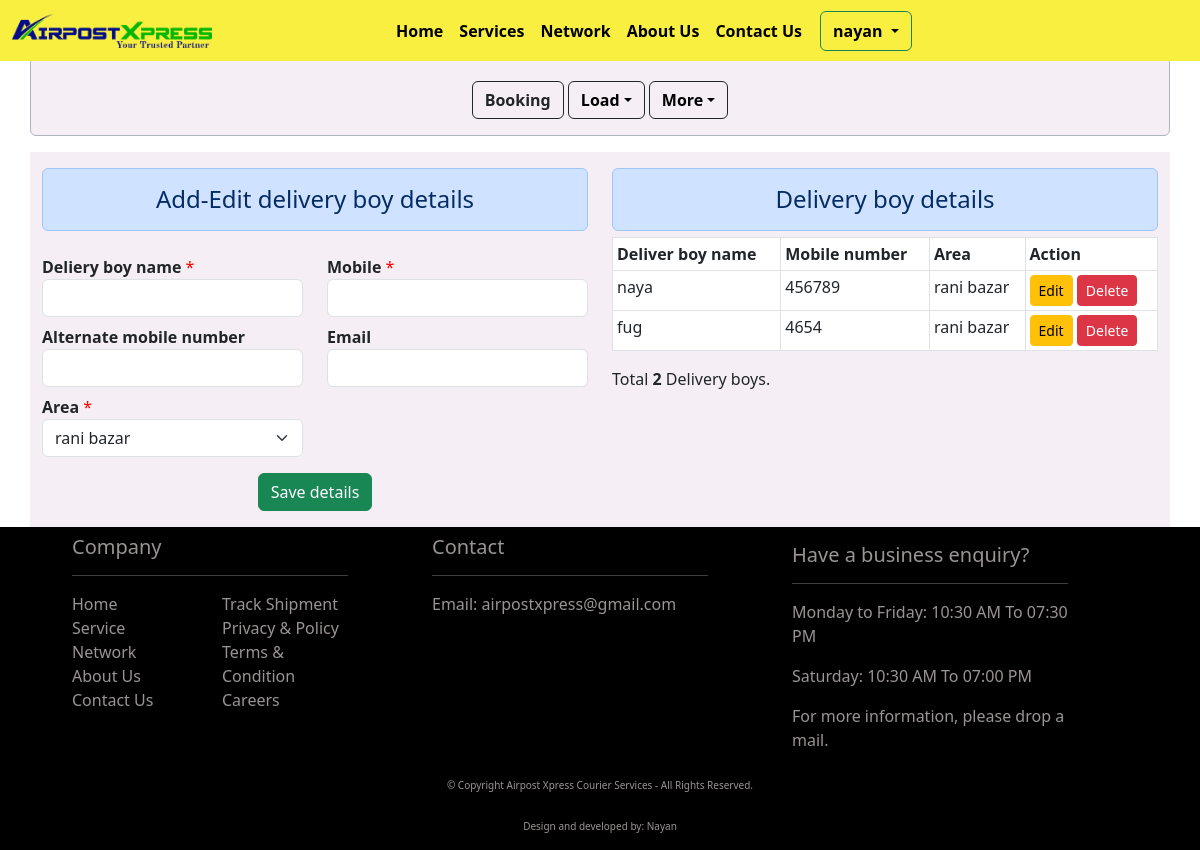
Page /delivery_boy_master (signed in) on the earlier database version.
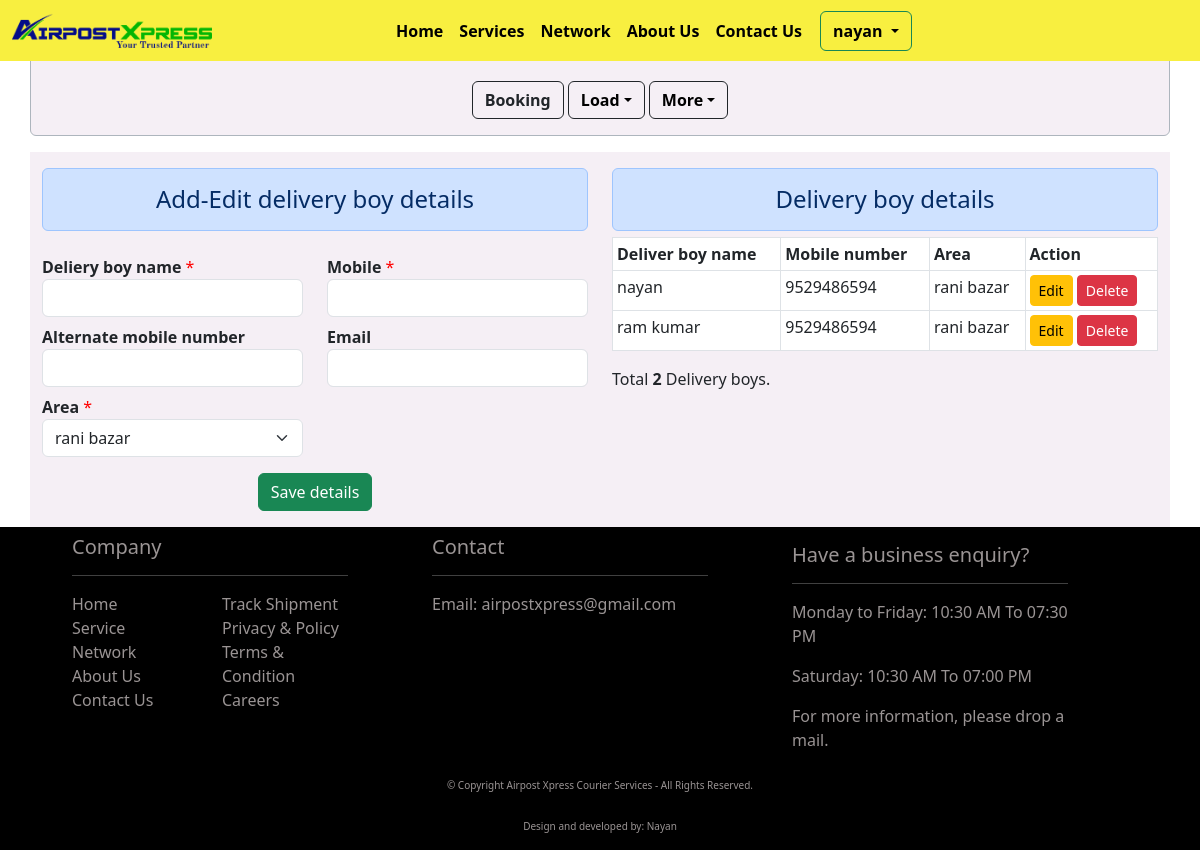
Same page on the later database version.
### api/models.py (models this page shows, shortened)
class DeliveryBoyMaster(models.Model):
    delivery_boy_name = models.CharField(max_length=256, blank=False, null=True)
    mobile_number = models.CharField(max_length=15, blank=False, null=False)
    alternate_number = models.CharField(max_length=15, blank=True, null=True)
    email = models.CharField(max_length=50, blank=True, null=True)
    area_name = models.ForeignKey(AreaMaster, on_delete=models.CASCADE ,blank=False, null=True, related_name="area_names")
    user = models.ForeignKey(User, on_delete=models.CASCADE, blank=False, null=True, related_name="user_detail")
    created_at = models.DateTimeField(auto_now_add=True, null=True)
    class Meta:
        verbose_name_plural = "Delivery Boy Details"

### api/views.py (the view)
# urls.py: path(r"delivery_boy_master", delivery_boy_master, name="delivery_boy_master"),
@login_required(login_url="login_auth")
def delivery_boy_master(request):
    area_details = AreaMaster.objects.filter(user=request.user).values("id", "area_name", "pincode__pincode")
    delivery_boys = DeliveryBoyMaster.objects.filter(user=request.user).values("id", "delivery_boy_name", "mobile_number", "area_name__area_name")
    total_boys = len(delivery_boys)
    context={"area_details": area_details, "total_boys": total_boys, "delivery_boys": delivery_boys}
    return render(request, "delivery_boy_master.html", context)

### api/templates/delivery_boy_master.html (shortened to what this page needs)
{% extends 'base.html' %}{% load static %}{% block title %}Party master {% endblock title %}{% block content %}
<div class="container back_color">
    <div class="row">
        <div class="col-md-6 mt-3 border-dark">
            <h4 class="alert alert-primary text-center">Add-Edit delivery boy details</h4>
            <form action="{% url 'save_delivery_boy_details' %}" method="post">
                <div class="row">
                    <div class="col-md-6 mt-2">
                        <label for="delivery_boy_name"><b>Deliery boy name</b>
                            <span class="red_color">*</span>
                        </label>
                        <input type="text" id="delivery_boy_name" name="delivery_boy_name" class="form-control" required/>
                    </div>
                    <div class="col-md-6 mt-2">
                        <label for="mobile_number"><b>Mobile</b>
                            <span class="red_color">*</span>
                        </label>
                        <input type="number" id="mobile_number" name="mobile_number" class="form-control" required/>
                    </div>
                </div>
                <div class="row">
                    <div class="col-md-6 mt-2">
                        <label for="alternate_number"><b>Alternate mobile number</b>
                        </label>
                        <input type="number" id="alternate_number" name="alternate_number" class="form-control" />
                    </div>
                    <div class="col-md-6 mt-2">
                        <label for="email"><b>Email</b>
                        </label>
                        <input type="email" id="email" name="email" class="form-control" />
                    </div>
                </div>
                <div class="row">
                    <div class="col-md-6 mt-2">
                        <label for="area"><b>Area</b>
                            <span class="red_color">*</span>
                        </label>
                        <select class="form-select" name="area" id="area" aria-label="Default select example" required>
                            {% for area in area_details %}
                            <option value="{{ area.id }}">{{ area.area_name }}</option>
                            {% endfor %}
                        </select>
                    </div>
                </div>
                <div class="row">
                    <div class="col-12 text-center mt-3 mb-3">
                        <button type="submit" class="btn btn-success">Save details</button>
                    </div>
                </div>
            </form>
        </div>
        <div class="col-md-6 mt-3">
            <h4 class="alert alert-primary text-center" tabindex="0">Delivery boy details</h4>
            <div class="table-responsive">
                <table class="table table-hover table-bordered table-sm booked_data">
                    <thead>
                        <tr>
                            <th scope="col">Deliver boy name</th>
                            <th scope="col">Mobile number</th>
                            <th scope="col">Area</th>
                            <th scope="col">Action</th>
                        </tr>
                    </thead>
                    <tbody id="tbody">
                        {% for boys in delivery_boys %}
                        <tr>
                            <td>{{ boys.delivery_boy_name }}</td>
                            <td>{{ boys.mobile_number }}</td>
                            <td>{{ boys.area_name__area_name }}</td>
                            <td>
                                <input type="button" class="btn btn-warning btn-sm edit-btn" id="edit_party" value="Edit" data-sid="{{ boys.id }}">
                                <input type="button" class="btn btn-danger btn-sm del-btn" id="delete_party" value="Delete" data-sid="{{ boys.id }}">
                            </td>
                        </tr>
                        {% endfor %}
                    </tbody>
                </table>
            </div>
            <div class="text-start">
                <p id="total_parties">Total <b>{{ total_boys }}</b> Delivery boys.</p>
            </div>
        </div>
    </div>
</div>
{% include 'delivery_boy_ajax.html' %} {% endblock content %}

### api/templates/base.html (shortened to what this page needs)
<!DOCTYPE html>
<html lang="en">
<head>
    <meta name="viewport" content="width=device-width, initial-scale=1.0"> {% load static %}
    <link rel="stylesheet" href="{% static 'css\\index.css' %}">
    <link rel="stylesheet" href="{% static 'css\\tracking.css' %}">
    <link rel="stylesheet" href="{% static 'css\\dashboard.css' %}">
    <link href="https://cdn.jsdelivr.net/npm/bootstrap@5.3.0-alpha1/dist/css/bootstrap.min.css" rel="stylesheet">
    <link rel="stylesheet" href="https://cdnjs.cloudflare.com/ajax/libs/bootstrap-datepicker/1.9.0/css/bootstrap-datepicker.min.css" />
    <link rel="stylesheet" href="https://cdn.jsdelivr.net/npm/bootstrap-icons@1.10.3/font/bootstrap-icons.css">
</head>
<body>
    <nav class="navbar navbar-expand-lg navbar-default nav_color_spec fixed-top">
        <div class="container-fluid">
            <a class="navbar-brand" href="{% url 'home' %}">
                <img src="{% static 'img/airpost_logo.png' %}" alt="Airpost Xpress" class="img-fluid" id="nav_img">
            </a>
            <div class="collapse navbar-collapse" id="navbarSupportedContent">
                <div class="menu_btn">
                    <ul class="navbar-nav me-auto mb-2 mb-lg-0">
                        <li class="nav-item">
                            <a class="nav-link active hover-underline-animation" aria-current="page" href="{% url 'home' %}">Home</a>
                        </li>
                        <li class="nav-item">
                            <a class="nav-link hover-underline-animation" aria-current="page" href="{% url 'services' %}">Services</a>
                        </li>
                        <li class="nav-item">
                            <a class="nav-link hover-underline-animation" aria-current="page" href="{% url 'network' %}">Network</a>
                        </li>
                        <li class="nav-item">
                            <a class="nav-link hover-underline-animation" aria-current="page" href="{% url 'about_us' %}">About Us</a>
                        </li>
                        <li class="nav-item">
                            <a class="nav-link hover-underline-animation" aria-current="page" href="{% url 'ContactUS' %}">Contact Us</a>
                        </li>
                        {% if user.is_authenticated %}
                        <div class="btn-group">
                            <button type="button" class="btn btn-outline-success dropdown-toggle nav_login_btn" data-bs-toggle="dropdown" aria-expanded="false">
                                {{ user.username }}
                            </button>
                        </div>
                        {% else %}
                        <li class="nav-item">
                            <a class="btn btn-outline-success nav_login_btn" aria-current="page" href="{% url 'login_auth' %}">Login</a>
                        </li>
                        {% endif %}
                    </ul>
                </div>
            </div>
        </div>
    </nav>
    {% if user.is_authenticated %}
    <div class="container mt-5 alert alert-dark back_color">
        <div class="row justify-content-center">
            <div class="col-md-6 text-center">
                <a href="{% url 'bookings' %}" class="text-decoration-none btn btn-outline-dark mt-3"><b>Booking</b></a>
                <div class="btn-group">
                    <button type="button" class="btn btn-outline-dark mt-3 dropdown-toggle nav_login_btn mx-0" data-bs-toggle="dropdown" aria-expanded="false">Load</button>
                </div>
                <div class="btn-group">
                    <button type="button" class="btn btn-outline-dark mt-3 dropdown-toggle nav_login_btn mx-0" data-bs-toggle="dropdown" aria-expanded="false">More</button>
                </div>
            </div>
        </div>
    </div>
    {% endif %}
    {% block content %} {% endblock content %}
    <div class="container-fluid bg-black">
        <div class="row justify-content-evenly">
            <div class="col-md-3 mb-5">
                <h5 class="link-text-decor pt-2">Company</h5>
                <hr class="bold-lines">
                <div class="row">
                    <div class="col-6">
                        <a href="{% url 'home' %}" class="link-text-decor mt-5">Home</a><br>
                        <a href="{% url 'services' %}" class="link-text-decor mt-5">Service</a><br>
                        <a href="{% url 'network' %}" class="link-text-decor mt-5">Network</a><br>
                        <a href="{% url 'about_us' %}" class="link-text-decor">About Us</a><br>
                        <a href="{% url 'ContactUS' %}" class="link-text-decor">Contact Us</a><br>
                    </div>
                    <div class="col-6">
                        <a href="tracking" class="link-text-decor">Track Shipment</a><br>
                        <a href="" class="link-text-decor">Privacy & Policy</a><br>
                        <a href="" class="link-text-decor">Terms & Condition</a><br>
                        <a href="" class="link-text-decor">Careers</a><br>
                    </div>
                </div>
            </div>
            <div class="col-md-3">
                <h5 class="link-text-decor pt-2">Contact</h5>
                <hr class="bold-lines">
                <a href="mailto:airpostxpress@gmail.com" class="link-text-decor">Email: airpostxpress@gmail.com</a>
            </div>
            <div class="col-md-3">
                <h5 class="link-text-decor pt-3">Have a business enquiry?</h5>
                <hr class="bold-lines">
                <p class="link-text-decor">Monday to Friday: 10:30 AM To 07:30 PM</p>
                <p class="link-text-decor">Saturday: 10:30 AM To 07:00 PM</p>
                <p class="link-text-decor">For more information, please drop a mail.</p>
            </div>
            <br>
            <p class="link-text-decor text-center sm_in_sm">&#169; Copyright {{ today_date }} Airpost Xpress Courier Services - All Rights Reserved.</p>
            <p class="link-text-decor text-center sm_in_sm">Design and developed by: Nayan</p>
        </div>
    </div>
</body>
</html>

### api/static/css/index.css (style rules this page uses)
#nav_img { width: 200px; }
.menu_btn { padding-left: 160px; font-weight: bold; }
.nav_login_btn { color: black !important; font-weight: bold !important; margin-left: 10px !important; }
.hover-underline-animation { display: inline-block; position: relative; color: #000000 !important; }
.hover-underline-animation:after { content: ''; position: absolute; width: 100%; transform: scaleX(0); height: 2px; bottom: 0; left: 0; background-color: #07c627; transform-origin: bottom right; transition: transform 0.25s ease-out; }
.bold-lines { font-weight: bolder; color: white; }
.link-text-decor { text-decoration: none; color: rgb(154, 148, 148); }
.nav_color_spec { background: rgb(248, 239, 64); }
@media screen and (max-width: 1200px) { .sm_in_sm { padding-top: 10px; font-size: 10px; } }

### api/static/css/dashboard.css (style rules this page uses)
.table-responsive { margin-top: -10px; max-height: 450px !important; }
.back_color { background-color: rgba(240, 230, 240, 0.628) !important; }
.red_color { color: red !important; }

Differences in the rows shown:
changed DeliveryBoyMaster: delivery_boy_name "naya" → "nayan"; mobile_number "456789" → "9529486594"
changed DeliveryBoyMaster: delivery_boy_name "fug" → "ram kumar"; mobile_number "4654" → "9529486594"
